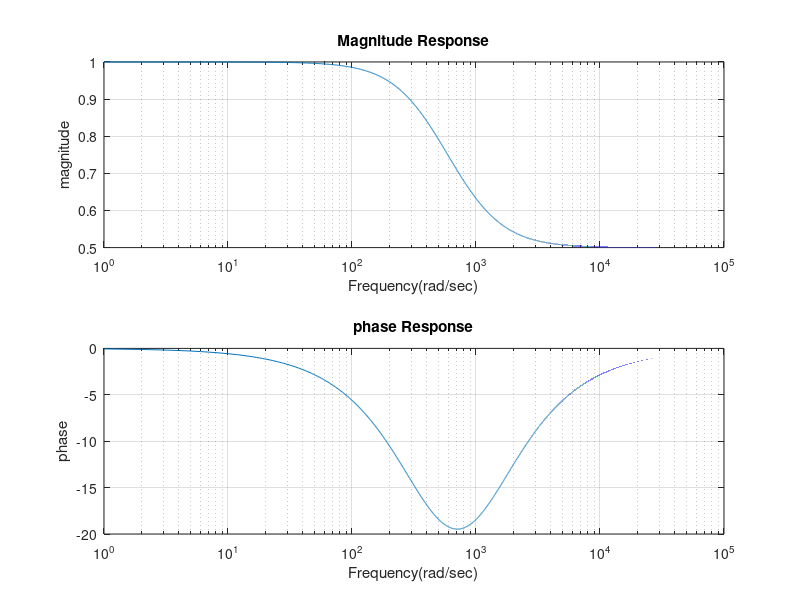

The MATLAB script that drew this image:
clear all;
close all; 
clc;
R1=1000;
R2=1000;
C1=10^-6;
W=0:50000;
mag=(R2./(R1+R2)).*(sqrt(1+(1./(R2*C1*W).^2)))./(sqrt(1+(1./((R1+R2)*C1*W).^2)));
subplot(2,1,1);
semilogx(W,mag); %logscale along x-axis to visualize larger value to smaller value
title('Magnitude Response');
xlabel('Frequency(rad/sec)');
ylabel('magnitude');
grid on;
phase=(atan((R2*W*C1))-atan((W*C1*(R1+R2)))).*180/pi;
subplot(2,1,2);
semilogx(W,phase);
title('phase Response');
xlabel('Frequency(rad/sec)');
ylabel('phase');
grid on;